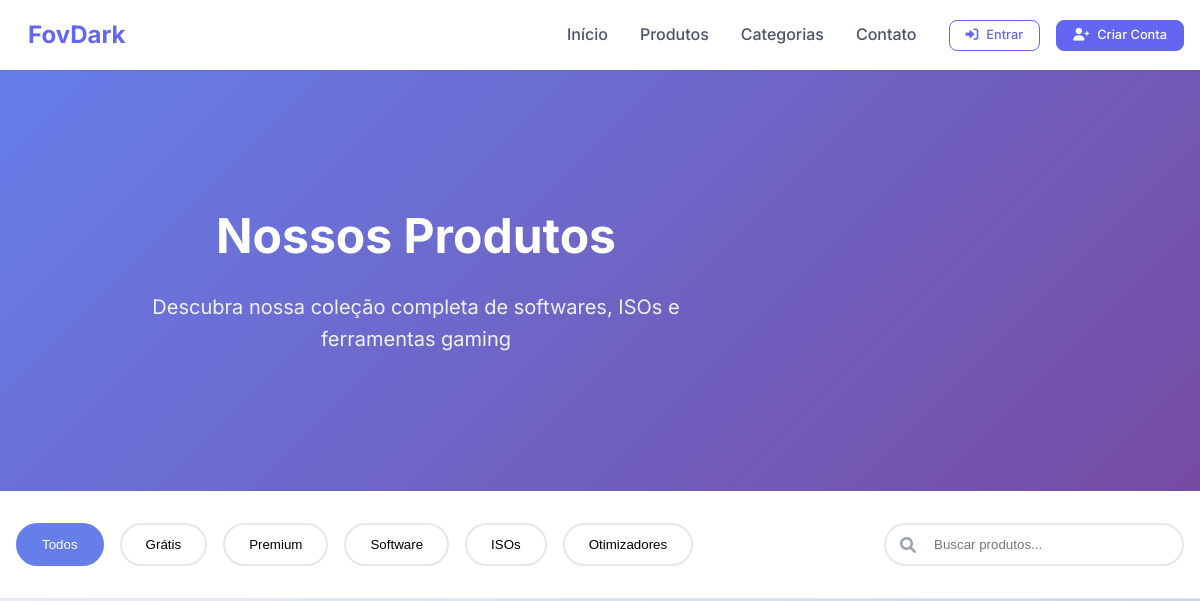
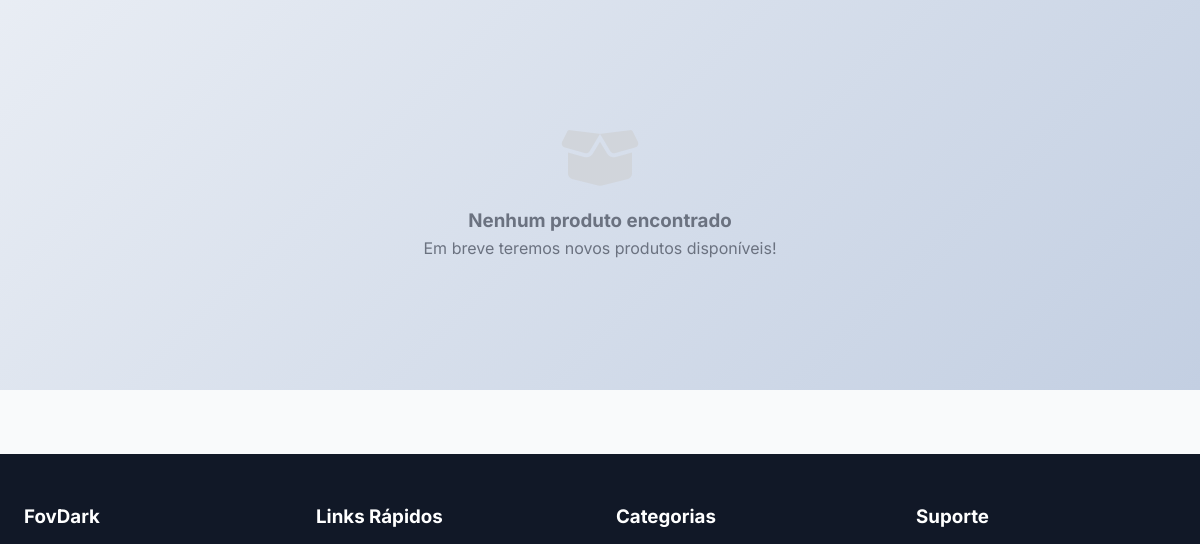
/categories/Otimizadores (upper part), run on an earlier commit of the app's database (2 pictures, top to bottom).
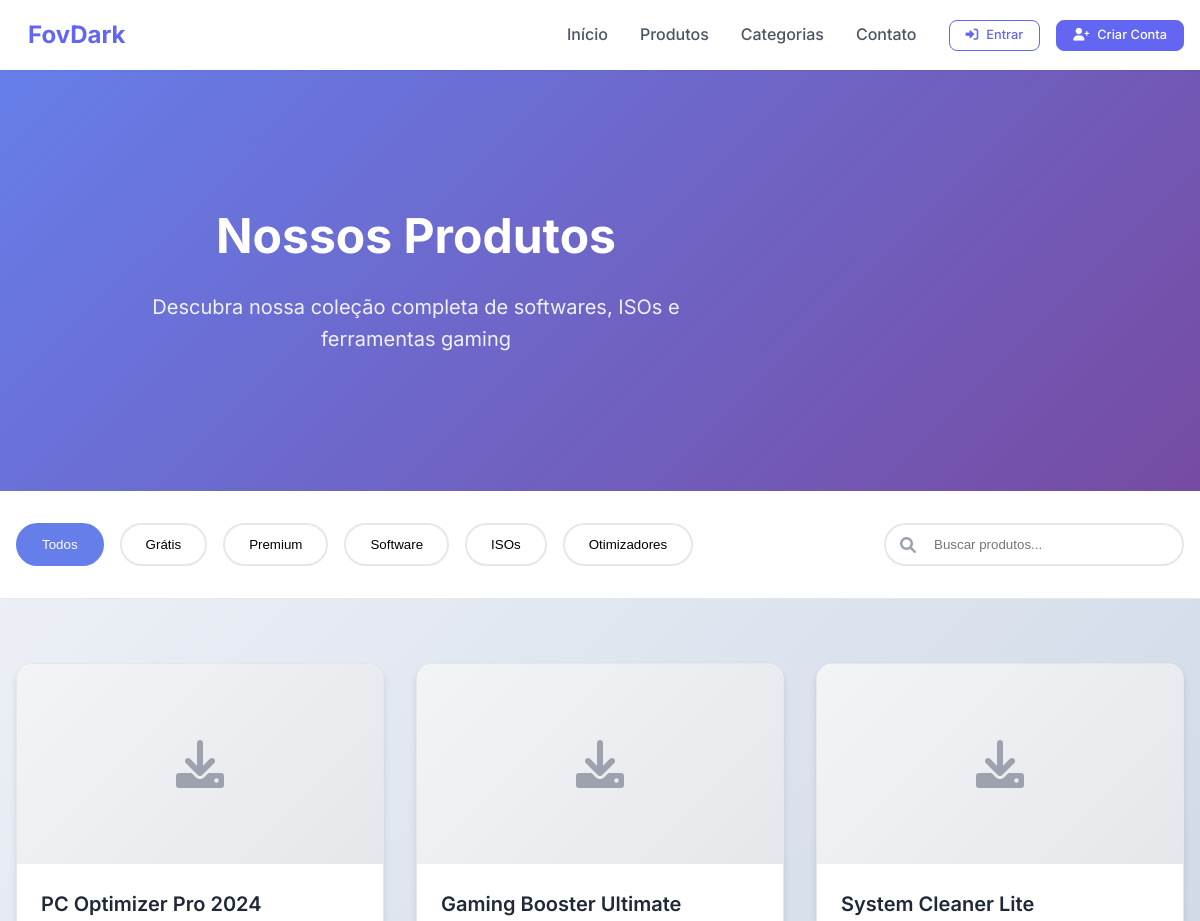
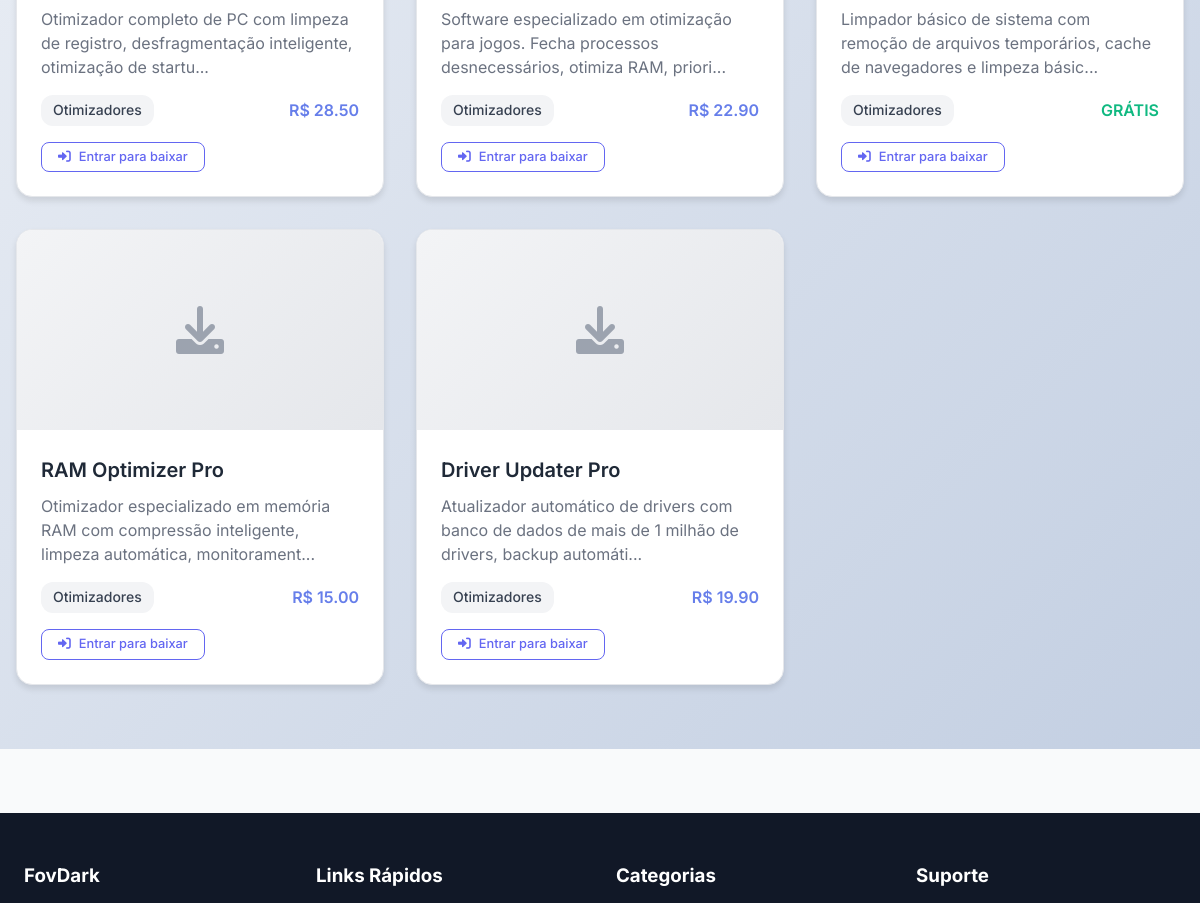
And on a later commit of the database (2 pictures, top to bottom).
### models.py (models this page shows, shortened)
class Product(Base):
    __tablename__ = "products"
    id = Column(Integer, primary_key=True, index=True)
    name = Column(String(255), nullable=False)
    description = Column(Text)
    price = Column(Float, nullable=False)
    category_id = Column(Integer, ForeignKey("categories.id"), nullable=False)
    duration_days = Column(Integer, default=30)  # Duração da licença em dias
    image_url = Column(String(500))
    download_url = Column(String(500))
    requirements = Column(Text)  # Requisitos do sistema
    tags = Column(String(500))  # Tags separadas por vírgula
    is_active = Column(Boolean, default=True)
    is_featured = Column(Boolean, default=False)
    download_count = Column(Integer, default=0)
    created_at = Column(DateTime, default=datetime.utcnow)
    updated_at = Column(DateTime, default=datetime.utcnow, onupdate=datetime.utcnow)
    category = relationship("Category", back_populates="products")
    licenses = relationship("License", back_populates="product")
    transactions = relationship("Transaction", back_populates="product")
    downloads = relationship("Download", back_populates="product")

class Category(Base):
    __tablename__ = "categories"
    id = Column(Integer, primary_key=True, index=True)
    name = Column(String(100), unique=True, nullable=False)
    description = Column(Text)
    icon = Column(String(50))  # Classe do ícone (ex: fa-download)
    is_active = Column(Boolean, default=True)
    created_at = Column(DateTime, default=datetime.utcnow)
    products = relationship("Product", back_populates="category")

### main_simple.py (the view)
@app.get("/categories/{category_name}")
async def category_products(request: Request, category_name: str, db: Session = Depends(get_db)):
    try:
        current_user = get_current_user_simple(request, db)
        category = db.query(Category).filter(
            Category.name.ilike(f"%{category_name}%"),
            Category.is_active == True
        ).first()
        if not category:
            return RedirectResponse(url="/products", status_code=302)
        products = db.query(Product).filter(
            Product.category_id == category.id,
            Product.is_active == True
        ).all()
        categories = db.query(Category).filter(Category.is_active == True).all()
        return templates.TemplateResponse("products.html", {
            "request": request,
            "current_user": current_user,
            "products": products,
            "categories": categories,
            "selected_category": category,
            "page_title": f"Produtos - {category.name}"
        })
    except Exception as e:
        logger.error(f"Erro ao carregar produtos da categoria: {e}")
        return RedirectResponse(url="/products", status_code=302)

### templates/products.html (shortened to what this page needs)
{% extends "base.html" %}
{% block content %}
<section class="products-hero">
    <div class="container">
        <div class="hero-content text-center">
            <h1>Nossos Produtos</h1>
            <p>Descubra nossa coleção completa de softwares, ISOs e ferramentas gaming</p>
        </div>
    </div>
</section>
<section class="products-filters">
    <div class="container">
        <div class="filters-wrapper">
            <div class="filter-tabs">
                <button class="filter-tab active" data-category="all">Todos</button>
                <button class="filter-tab" data-category="free">Grátis</button>
                <button class="filter-tab" data-category="premium">Premium</button>
                <button class="filter-tab" data-category="software">Software</button>
                <button class="filter-tab" data-category="iso">ISOs</button>
                <button class="filter-tab" data-category="optimizer">Otimizadores</button>
            </div>
            <div class="search-box">
                <input type="text" placeholder="Buscar produtos..." id="productSearch">
                <i class="fas fa-search"></i>
            </div>
        </div>
    </div>
</section>
<section class="products-grid-section">
    <div class="container">
        <div class="products-grid" id="productsGrid">
            {% for product in products %}
            <div class="product-card" data-category="{{ product.category.name.lower() if product.category else 'software' }}" data-type="{{ 'free' if product.price == 0 else 'premium' }}">
                <div class="product-image">
                    {% if product.image_url %}
                        <img src="{{ product.image_url }}" alt="{{ product.name }}">
                    {% else %}
                        <div class="product-placeholder">
                        </div>
                    {% endif %}
                </div>
                <div class="product-info">
                    <h3>{{ product.name }}</h3>
                    <p>{{ product.description[:100] }}...</p>
                    <div class="product-meta">
                        <span class="category">{{ product.category.name if product.category else 'Software' }}</span>
                        <span class="price">
                            {% if product.price == 0 %}
                                <span class="free">GRÁTIS</span>
                            {% else %}
                                <span class="premium">R$ {{ "%.2f"|format(product.price) }}</span>
                            {% endif %}
                        </span>
                    </div>
                    <div class="product-actions">
                        {% if current_user %}
                            {% if product.price == 0 %}
                                <a href="/api/download/{{ product.id }}" class="btn btn-success btn-sm">
                                    <i class="fas fa-download"></i> Baixar
                                </a>
                            {% else %}
                                <a href="/api/purchase/{{ product.id }}" class="btn btn-primary btn-sm">
                                    <i class="fas fa-shopping-cart"></i> Comprar
                                </a>
                            {% endif %}
                        {% else %}
                            <a href="/login" class="btn btn-outline btn-sm">
                                <i class="fas fa-sign-in-alt"></i> Entrar para baixar
                            </a>
                        {% endif %}
                    </div>
                </div>
            </div>
            {% endfor %}
        </div>
        {% if not products %}
        <div class="empty-state text-center">
            <i class="fas fa-box-open"></i>
            <h3>Nenhum produto encontrado</h3>
            <p>Em breve teremos novos produtos disponíveis!</p>
        </div>
        {% endif %}
    </div>
</section>
{% endblock %}

### templates/base.html (shortened to what this page needs)
<!DOCTYPE html>
<html lang="pt-BR">
<head>
    <link rel="stylesheet" href="https://cdnjs.cloudflare.com/ajax/libs/font-awesome/6.0.0/css/all.min.css">
    <link rel="stylesheet" href="/static/css/style.css">
</head>
<body class="{% block body_class %}{% endblock %}">
    <header class="header">
        <div class="container">
            <div class="header-content">
                <a href="/" class="logo">
                    <span>FovDark</span>
                </a>
                <nav class="nav">
                    <ul class="nav-links">
                        <li><a href="/">Início</a></li>
                        <li><a href="/products">Produtos</a></li>
                        <li><a href="/categories">Categorias</a></li>
                        <li><a href="/contact">Contato</a></li>
                    </ul>
                    <div class="user-actions">
                        {% if current_user %}
                            <div class="user-menu">
                                <button class="btn btn-outline btn-sm user-menu-toggle">
                                    <i class="fas fa-user"></i>
                                    {{ current_user.username }}
                                    <i class="fas fa-chevron-down"></i>
                                </button>
                                <div class="user-menu-dropdown">
                                    <a href="/painel"><i class="fas fa-tachometer-alt"></i> Meu Painel</a>
                                    <a href="/downloads"><i class="fas fa-download"></i> Downloads</a>
                                    <a href="/profile"><i class="fas fa-user-edit"></i> Perfil</a>
                                    <hr>
                                    <a href="/logout"><i class="fas fa-sign-out-alt"></i> Sair</a>
                                </div>
                            </div>
                        {% else %}
                            <a href="/login" class="btn btn-outline btn-sm">
                                <i class="fas fa-sign-in-alt"></i>
                                Entrar
                            </a>
                            <a href="/register" class="btn btn-primary btn-sm">
                                <i class="fas fa-user-plus"></i>
                                Criar Conta
                            </a>
                        {% endif %}
                    </div>
                </nav>
            </div>
        </div>
    </header>
    <main class="main-content">
        {% block content %}{% endblock %}
    </main>
    <footer class="footer">
        <div class="container">
            <div class="footer-content">
                <div class="footer-section">
                    <h3> FovDark</h3>
                </div>
                <div class="footer-section">
                    <h3>Links Rápidos</h3>
                </div>
                <div class="footer-section">
                    <h3>Categorias</h3>
                </div>
                <div class="footer-section">
                    <h3>Suporte</h3>
                </div>
            </div>
        </div>
    </footer>
</body>
</html>

### static/css/style.css (style rules this page uses)
* { margin: 0; padding: 0; box-sizing: border-box; }
:root { --primary-color: #6366f1; --primary-dark: #4f46e5; --secondary-color: #8b5cf6; --success-color: #10b981; --warning-color: #f59e0b; --danger-color: #ef4444; --info-color: #06b6d4; --gray-50: #f9fafb; --gray-100: #f3f4f6; --gray-200: #e5e7eb; --gray-300: #d1d5db; --gray-400: #9ca3af; --gray-500: #6b7280; --gray-600: #4b5563; --gray-700: #374151; --gray-800: #1f2937; --gray-900: #111827; --font-family: 'Inter', -apple-system, BlinkMacSystemFont, 'Segoe UI', Roboto, sans-serif; --border-radius: 8px; --shadow-sm: 0 1px 2px 0 rgba(0, 0, 0, 0.05); --shadow: 0 1px 3px 0 rgba(0, 0, 0, 0.1), 0 1px 2px 0 rgba(0, 0, 0, 0.06); --shadow-md: 0 4px 6px -1px rgba(0, 0, 0, 0.1), 0 2px 4px -1px rgba(0, 0, 0, 0.06); --shadow-lg: 0 10px 15px -3px rgba(0, 0, 0, 0.1), 0 4px 6px -2px rgba(0, 0, 0, 0.05); --shadow-xl: 0 20px 25px -5px rgba(0, 0, 0, 0.1), 0 10px 10px -5px rgba(0, 0, 0, 0.04); }
body { font-family: var(--font-family); line-height: 1.6; color: var(--gray-700); background-color: var(--gray-50); }
.container { max-width: 1200px; margin: 0 auto; padding: 0 1rem; }
.header { background: white; box-shadow: var(--shadow-sm); position: sticky; top: 0; z-index: 100; }
.header-content { display: flex; align-items: center; justify-content: space-between; padding: 1rem 0; }
.logo { display: flex; align-items: center; gap: 0.75rem; text-decoration: none; color: var(--primary-color); font-weight: 700; font-size: 1.5rem; }
.nav { display: flex; align-items: center; gap: 2rem; }
.nav-links { display: flex; list-style: none; gap: 2rem; margin: 0; }
.nav-links a { text-decoration: none; color: var(--gray-600); font-weight: 500; transition: color 0.2s ease; }
.user-actions { display: flex; align-items: center; gap: 1rem; }
.hero-content h1 { font-size: 3.5rem; font-weight: 700; margin-bottom: 1.5rem; }
.hero-content p { font-size: 1.25rem; margin-bottom: 2.5rem; opacity: 0.9; max-width: 600px; margin-left: auto; margin-right: auto; }
.btn { display: inline-flex; align-items: center; gap: 0.5rem; padding: 0.75rem 1.5rem; font-size: 0.875rem; font-weight: 500; text-decoration: none; border-radius: var(--border-radius); border: 1px solid transparent; cursor: pointer; transition: all 0.2s ease; line-height: 1; }
.btn-primary { background: var(--primary-color); color: white; border-color: var(--primary-color); }
.btn-outline { background: transparent; color: var(--primary-color); border-color: var(--primary-color); }
.btn-sm { padding: 0.5rem 1rem; font-size: 0.8rem; }
.product-card { background: white; border-radius: var(--border-radius); box-shadow: var(--shadow); overflow: hidden; transition: all 0.3s ease; }
.product-image { position: relative; height: 200px; background: var(--gray-100); display: flex; align-items: center; justify-content: center; overflow: hidden; }
.footer { background: var(--gray-900); color: var(--gray-300); padding: 3rem 0 1rem; margin-top: 4rem; }
.footer-content { display: grid; grid-template-columns: repeat(auto-fit, minmax(250px, 1fr)); gap: 2rem; margin-bottom: 2rem; }
.footer-section h3 { color: white; margin-bottom: 1rem; display: flex; align-items: center; gap: 0.5rem; }
.text-center { text-align: center; }
.hero-content { position: relative; z-index: 3; text-align: center; max-width: 800px; padding: 2rem; }
.main-content { min-height: calc(100vh - 200px); background: linear-gradient(135deg, #f5f7fa 0%, #c3cfe2 100%); }

What changed in the data, as far as the page shows it:
added Product: name "PC Optimizer Pro 2024", description "Otimizador completo de PC com limpeza de registro, desfragmentação inteligente, otimização de startu", category "Otimizadores", price "28.50"
added Product: name "Gaming Booster Ultimate", description "Software especializado em otimização para jogos. Fecha processos desnecessários, otimiza RAM, priori", category "Otimizadores", price "22.90"
added Product: name "System Cleaner Lite", description "Limpador básico de sistema com remoção de arquivos temporários, cache de navegadores e limpeza básic", category "Otimizadores", price "GRÁTIS"
added Product: name "RAM Optimizer Pro", description "Otimizador especializado em memória RAM com compressão inteligente, limpeza automática, monitorament", category "Otimizadores", price "15.00"
added Product: name "Driver Updater Pro", description "Atualizador automático de drivers com banco de dados de mais de 1 milhão de drivers, backup automáti", category "Otimizadores", price "19.90"
Also different on the page:
text no longer shown: "Nenhum produto encontrado Em breve teremos novos produtos disponíveis!"
